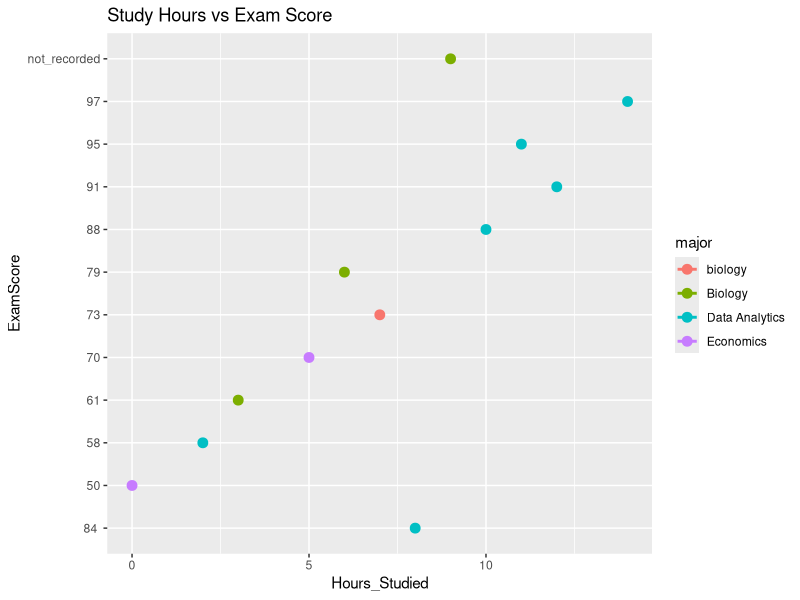

Write the R code that produced this figure. (Note: this script raises an error after producing the figure.)
# Intentionally messy script for teaching reproducibility + git conflicts
# You should NOT copy this style into real projects :-)

# my machine path
setwd("~/Desktop/reproducibility-lab")  # <-- will fail for most people

# packages
library(tidyverse)   # may not be installed
library(lubridate)   # may not be installed

# read in the data from my machine
dat <- read.csv("survey_messy.csv")

# types are in the data; I think the data are clean
dat$date <- mdy(dat$date)  # may fail depending on date format

# random sampling
dat_small <- dat %>% sample_n(12)

# compute a summary
mean_score <- mean(dat_small$ExamScore)
cat("Mean exam score (sample):", mean_score, "\n")

# create a plot
p <- ggplot(dat_small, aes(x = Hours_Studied, y = ExamScore, color = major)) +
  geom_point(size = 3) +
  geom_smooth(method = "lm", se = FALSE) +
  ggtitle("Study Hours vs Exam Score")

ggsave("results/plot.png", p, width = 7, height = 5)  # results/ probably missing

# write output to my machine
write.csv(dat_small, "~/Downloads/cleaned_subset.csv", row.names = FALSE)

# "session info" to describe my setup
sessionInfo()
